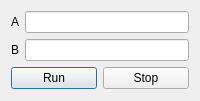
<?xml version="1.0" encoding="UTF-8"?>
<ui version="4.0">
 <class>windowBoundaryCondition</class>
 <widget class="QDialog" name="windowBoundaryCondition">
  <property name="geometry">
   <rect>
    <x>0</x>
    <y>0</y>
    <width>200</width>
    <height>101</height>
   </rect>
  </property>
  <property name="sizePolicy">
   <sizepolicy hsizetype="Fixed" vsizetype="Fixed">
    <horstretch>0</horstretch>
    <verstretch>0</verstretch>
   </sizepolicy>
  </property>
  <property name="windowTitle">
   <string>Boundary Condition</string>
  </property>
  <layout class="QGridLayout" name="gridLayout">
   <item row="2" column="0">
    <layout class="QVBoxLayout" name="verticalLayout">
     <item>
      <layout class="QHBoxLayout" name="horizontalLayout_2">
       <item>
        <widget class="QLabel" name="labelA">
         <property name="text">
          <string>A</string>
         </property>
        </widget>
       </item>
       <item>
        <widget class="QLineEdit" name="lineEditA"/>
       </item>
      </layout>
     </item>
     <item>
      <layout class="QHBoxLayout" name="horizontalLayout_3">
       <item>
        <widget class="QLabel" name="labelB">
         <property name="text">
          <string>B</string>
         </property>
        </widget>
       </item>
       <item>
        <widget class="QLineEdit" name="lineEditB"/>
       </item>
      </layout>
     </item>
     <item>
      <layout class="QHBoxLayout" name="horizontalLayout">
       <item>
        <widget class="QPushButton" name="btnRun">
         <property name="text">
          <string>Run</string>
         </property>
        </widget>
       </item>
       <item>
        <widget class="QPushButton" name="btnStop">
         <property name="text">
          <string>Stop</string>
         </property>
        </widget>
       </item>
      </layout>
     </item>
    </layout>
   </item>
  </layout>
 </widget>
 <resources/>
 <connections/>
</ui>
